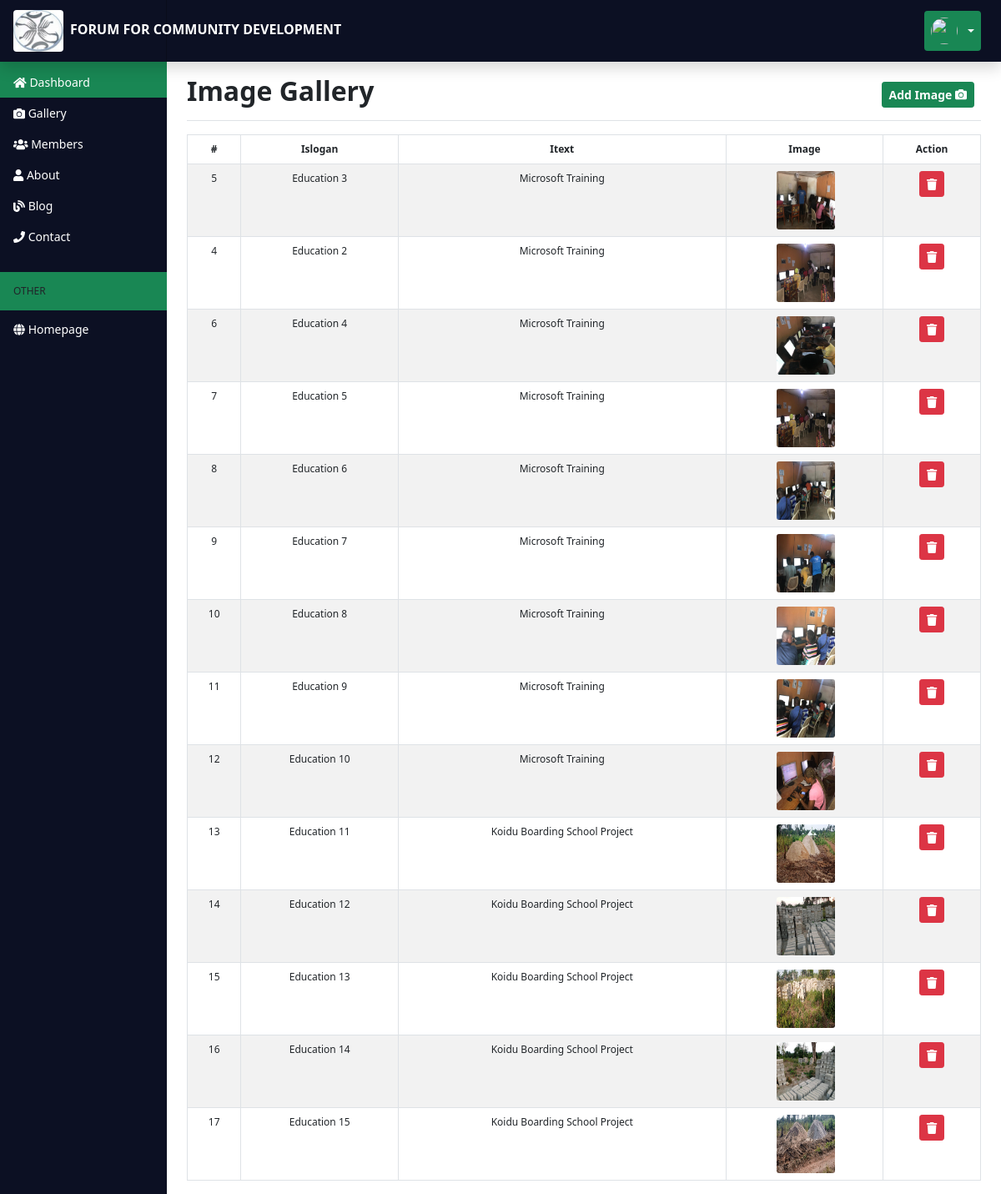
Screenshot of /admin/dashboard-gallery.php with the database file from the repository.
### tables this page shows
CREATE TABLE IF NOT EXISTS `tblgallery` (
  `galleryid` int(11) NOT NULL AUTO_INCREMENT,
  `imageslogan` varchar(100) NOT NULL,
  `imagetext` varchar(100) NOT NULL,
  `image` varchar(100) NOT NULL,
  PRIMARY KEY (`galleryid`)
);

### admin/dashboard-gallery.php (the view, shortened to what this page needs)
<?php include 'dashboard-header.php';?>
<?php include 'dashboard-sidebar.php';?>
    <main class="col-md-9 ms-sm-auto col-lg-10 px-md-4">
      <div class="d-flex justify-content-between flex-wrap flex-md-nowrap align-items-center pt-3 pb-2 mb-3 border-bottom">
        <h1 class="h2 fw-bold">Image Gallery</h1>
          <div class="btn-group me-2">
            <button  class="btn btn-sm btn-success fw-bold"  data-bs-toggle="modal" data-bs-target="#adminContact">Add Image <i class="fas fa-camera"></i> </button>
          </div>
      </div>
      <table class="table table-striped table-bordered table-hover table-responsive" style="font-size:12px" cellspacing="0">
          <thead class="text-center">
            <tr>
              <th>#</th>
              <th>Islogan</th>
              <th>Itext</th>
              <th>Image</th>
              <th>Action</th>
            </tr>
          </thead>
          <tbody class="text-center">
            <tr>
<?php
include '../includes/config.php';
 $query = "SELECT * FROM tblgallery";
 $queryrun = mysqli_query($conn, $query);
 $rowcount = mysqli_num_rows($queryrun);
 if ($rowcount > 0){
     while($row = mysqli_fetch_assoc($queryrun)){ ?>
    <td><?php echo $row['galleryid'];?></td>
    <td><?php echo $row['imageslogan'];?></td>
    <td><?php echo $row['imagetext'];?></td>
    <td><img class="img-profile" src="../<?php echo $row['image'];?>" /></td>
<td>
  <a href="controller.php?deleteimage=<?php echo $row['galleryid'];?>" class="text-white mr-2 text-decoration-none btn btn-danger btn-sm" onclick="return confirm('Do you want to remove this image?')";
    title="Delete"><i class="fas fa-trash"></i> </a>
</td>
</tr>
<?php
}
 }
 ?>
          </tbody>
        </table>
    </main>
  </div>
</div>
<?php include 'dashboard-footer.php';?>

### assets/css/dashboard.css (style rules this page uses)
:root { --bs-blue: #0d6efd; --bs-indigo: #6610f2; --bs-purple: #6f42c1; --bs-pink: #d63384; --bs-red: #dc3545; --bs-orange: #fd7e14; --bs-yellow: #ffc107; --bs-green: #198754; --bs-teal: #20c997; --bs-cyan: #0dcaf0; --bs-white: #fff; --bs-gray: #6c757d; --bs-gray-dark: #343a40; --bs-primary: #0d6efd; --bs-secondary: #6c757d; --bs-success: #198754; --bs-info: #0dcaf0; --bs-warning: #ffc107; --bs-danger: #dc3545; --bs-light: #f8f9fa; --bs-dark: #212529; --dark: #0c1023; --bs-font-sans-serif: system-ui,-apple-system,"Segoe UI",Roboto,"Helvetica Neue",Arial,"Noto Sans","Liberation Sans",sans-serif,"Apple Color Emoji","Segoe UI Emoji","Segoe UI Symbol","Noto Color Emoji"; --bs-font-monospace: SFMono-Regular,Menlo,Monaco,Consolas,"Liberation Mono","Courier New",monospace; --bs-gradient: linear-gradient(180deg, rgba(255, 255, 255, 0.15), rgba(255, 255, 255, 0)); }
body { font-size: .875rem; }
.img-profile { width: 70px !important; height: 70px !important; margin-left: 3px; border-radius: 3px; }
.text-center { text-align: center !important; }

### rows the page displays
tblgallery: galleryid "5", imageslogan "Education 3", imagetext "Microsoft Training", image (picture)
tblgallery: galleryid "4", imageslogan "Education 2", imagetext "Microsoft Training", image (picture)
tblgallery: galleryid "6", imageslogan "Education 4", imagetext "Microsoft Training", image (picture)
tblgallery: galleryid "7", imageslogan "Education 5", imagetext "Microsoft Training", image (picture)
tblgallery: galleryid "8", imageslogan "Education 6", imagetext "Microsoft Training", image (picture)
tblgallery: galleryid "9", imageslogan "Education 7", imagetext "Microsoft Training", image (picture)
tblgallery: galleryid "10", imageslogan "Education 8", imagetext "Microsoft Training", image (picture)
tblgallery: galleryid "11", imageslogan "Education 9", imagetext "Microsoft Training", image (picture)
tblgallery: galleryid "12", imageslogan "Education 10", imagetext "Microsoft Training", image (picture)
tblgallery: galleryid "13", imageslogan "Education 11", imagetext "Koidu Boarding School Project", image (picture)
tblgallery: galleryid "14", imageslogan "Education 12", imagetext "Koidu Boarding School Project", image (picture)
tblgallery: galleryid "15", imageslogan "Education 13", imagetext "Koidu Boarding School Project", image (picture)
tblgallery: galleryid "16", imageslogan "Education 14", imagetext "Koidu Boarding School Project", image (picture)
tblgallery: galleryid "17", imageslogan "Education 15", imagetext "Koidu Boarding School Project", image (picture)
